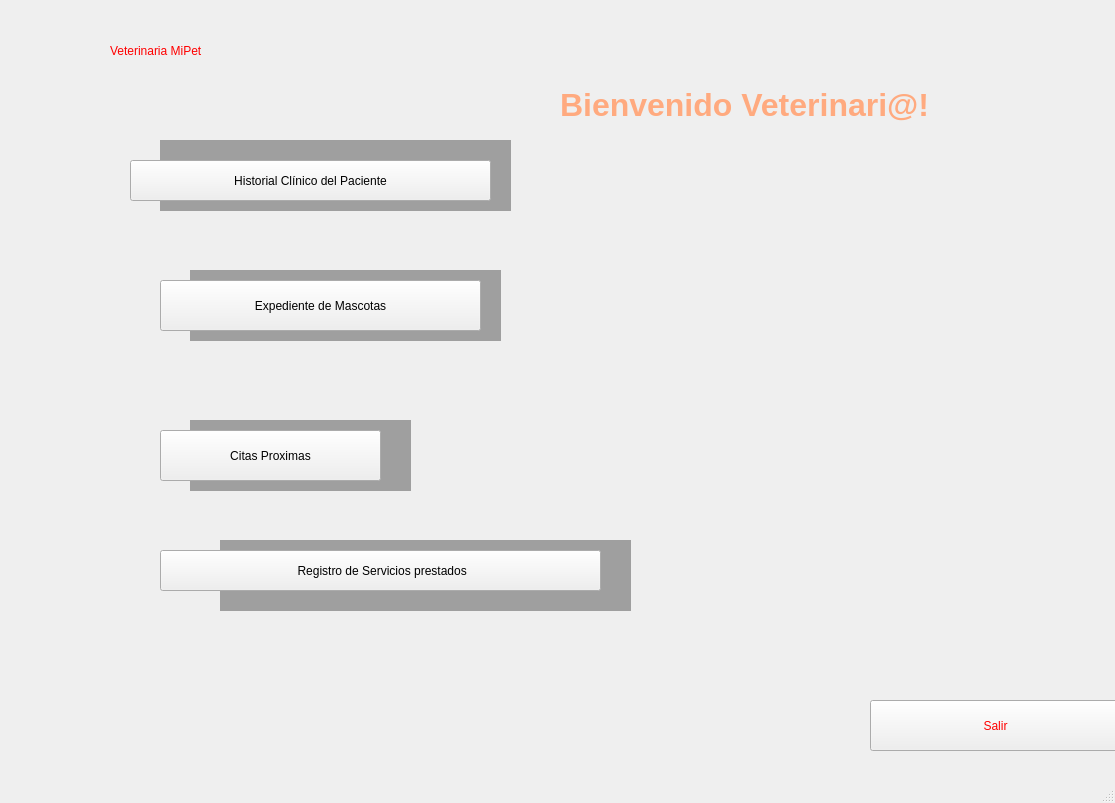
<?xml version="1.0" encoding="UTF-8"?>
<ui version="4.0">
 <class>MainWindow</class>
 <widget class="QMainWindow" name="MainWindow">
  <property name="enabled">
   <bool>true</bool>
  </property>
  <property name="geometry">
   <rect>
    <x>0</x>
    <y>0</y>
    <width>1115</width>
    <height>803</height>
   </rect>
  </property>
  <property name="windowTitle">
   <string>MainWindow</string>
  </property>
  <property name="styleSheet">
   <string notr="true">QWidget#centralwidget{background-color: qlineargradient(spread:pad, x1:0.239, y1:0.295455, x2:1, y2:1, stop:0.308458 rgba(26, 72, 91, 255), stop:1 rgba(255, 255, 255, 255))};
</string>
  </property>
  <property name="animated">
   <bool>true</bool>
  </property>
  <widget class="QWidget" name="centralwidget">
   <widget class="QLabel" name="label">
    <property name="geometry">
     <rect>
      <x>110</x>
      <y>0</y>
      <width>561</width>
      <height>101</height>
     </rect>
    </property>
    <property name="styleSheet">
     <string notr="true">font: 36pt &quot;MS Shell Dlg 2&quot;;
color:red;</string>
    </property>
    <property name="text">
     <string>Veterinaria MiPet</string>
    </property>
   </widget>
   <widget class="QLabel" name="label_6">
    <property name="geometry">
     <rect>
      <x>-40</x>
      <y>0</y>
      <width>181</width>
      <height>111</height>
     </rect>
    </property>
    <property name="styleSheet">
     <string notr="true">image: url(:/login/Imagen2.jpg)</string>
    </property>
    <property name="text">
     <string/>
    </property>
   </widget>
   <widget class="QPushButton" name="pushButton_2">
    <property name="geometry">
     <rect>
      <x>130</x>
      <y>160</y>
      <width>361</width>
      <height>41</height>
     </rect>
    </property>
    <property name="styleSheet">
     <string notr="true">font: 16pt &quot;MS Shell Dlg 2&quot;;</string>
    </property>
    <property name="text">
     <string>Historial Clínico del Paciente</string>
    </property>
   </widget>
   <widget class="QPushButton" name="pushButton_3">
    <property name="geometry">
     <rect>
      <x>160</x>
      <y>430</y>
      <width>221</width>
      <height>51</height>
     </rect>
    </property>
    <property name="styleSheet">
     <string notr="true">font: 16pt &quot;MS Shell Dlg 2&quot;;</string>
    </property>
    <property name="text">
     <string>Citas Proximas</string>
    </property>
   </widget>
   <widget class="QPushButton" name="pushButton_5">
    <property name="geometry">
     <rect>
      <x>870</x>
      <y>700</y>
      <width>251</width>
      <height>51</height>
     </rect>
    </property>
    <property name="styleSheet">
     <string notr="true">font: 16pt &quot;MS Shell Dlg 2&quot;;
color: red;</string>
    </property>
    <property name="text">
     <string>Salir</string>
    </property>
   </widget>
   <widget class="QPushButton" name="pushButton_6">
    <property name="geometry">
     <rect>
      <x>160</x>
      <y>280</y>
      <width>321</width>
      <height>51</height>
     </rect>
    </property>
    <property name="styleSheet">
     <string notr="true">font: 16pt &quot;MS Shell Dlg 2&quot;;</string>
    </property>
    <property name="text">
     <string>Expediente de Mascotas</string>
    </property>
   </widget>
   <widget class="QPushButton" name="pushButton_7">
    <property name="geometry">
     <rect>
      <x>160</x>
      <y>550</y>
      <width>441</width>
      <height>41</height>
     </rect>
    </property>
    <property name="styleSheet">
     <string notr="true">font: 16pt &quot;MS Shell Dlg 2&quot;;</string>
    </property>
    <property name="text">
     <string> Registro de Servicios prestados</string>
    </property>
   </widget>
   <widget class="QLabel" name="label_3">
    <property name="geometry">
     <rect>
      <x>20</x>
      <y>120</y>
      <width>121</width>
      <height>111</height>
     </rect>
    </property>
    <property name="styleSheet">
     <string notr="true">image: url(:/login/Imagen3.png)</string>
    </property>
    <property name="text">
     <string/>
    </property>
   </widget>
   <widget class="QLabel" name="label_5">
    <property name="geometry">
     <rect>
      <x>-70</x>
      <y>190</y>
      <width>391</width>
      <height>261</height>
     </rect>
    </property>
    <property name="styleSheet">
     <string notr="true">image: url(:/login/Imagen 6.png)

</string>
    </property>
    <property name="text">
     <string/>
    </property>
   </widget>
   <widget class="QLabel" name="label_8">
    <property name="geometry">
     <rect>
      <x>30</x>
      <y>510</y>
      <width>121</width>
      <height>111</height>
     </rect>
    </property>
    <property name="styleSheet">
     <string notr="true">image:  url(:/login/Imagen1.png)</string>
    </property>
    <property name="text">
     <string/>
    </property>
   </widget>
   <widget class="QLabel" name="label_10">
    <property name="geometry">
     <rect>
      <x>10</x>
      <y>390</y>
      <width>161</width>
      <height>101</height>
     </rect>
    </property>
    <property name="styleSheet">
     <string notr="true">image: url(:/login/Imagen8.png)</string>
    </property>
    <property name="text">
     <string/>
    </property>
   </widget>
   <widget class="QLabel" name="label_2">
    <property name="geometry">
     <rect>
      <x>560</x>
      <y>80</y>
      <width>551</width>
      <height>51</height>
     </rect>
    </property>
    <property name="text">
     <string>&lt;html&gt;&lt;head/&gt;&lt;body&gt;&lt;p&gt;&lt;span style=&quot; font-size:24pt; font-weight:600; color:#ffaa7f;&quot;&gt;Bienvenido Veterinari@!&lt;/span&gt;&lt;/p&gt;&lt;/body&gt;&lt;/html&gt;</string>
    </property>
   </widget>
   <widget class="QMdiArea" name="mdiArea_4">
    <property name="geometry">
     <rect>
      <x>160</x>
      <y>140</y>
      <width>351</width>
      <height>71</height>
     </rect>
    </property>
   </widget>
   <widget class="QMdiArea" name="mdiArea_5">
    <property name="geometry">
     <rect>
      <x>190</x>
      <y>270</y>
      <width>311</width>
      <height>71</height>
     </rect>
    </property>
   </widget>
   <widget class="QMdiArea" name="mdiArea_6">
    <property name="geometry">
     <rect>
      <x>190</x>
      <y>420</y>
      <width>221</width>
      <height>71</height>
     </rect>
    </property>
   </widget>
   <widget class="QMdiArea" name="mdiArea_7">
    <property name="geometry">
     <rect>
      <x>220</x>
      <y>540</y>
      <width>411</width>
      <height>71</height>
     </rect>
    </property>
   </widget>
   <zorder>mdiArea_7</zorder>
   <zorder>mdiArea_6</zorder>
   <zorder>mdiArea_5</zorder>
   <zorder>mdiArea_4</zorder>
   <zorder>label</zorder>
   <zorder>label_6</zorder>
   <zorder>pushButton_2</zorder>
   <zorder>pushButton_3</zorder>
   <zorder>pushButton_5</zorder>
   <zorder>pushButton_6</zorder>
   <zorder>pushButton_7</zorder>
   <zorder>label_3</zorder>
   <zorder>label_5</zorder>
   <zorder>label_8</zorder>
   <zorder>label_10</zorder>
   <zorder>label_2</zorder>
  </widget>
  <widget class="QMenuBar" name="menubar">
   <property name="geometry">
    <rect>
     <x>0</x>
     <y>0</y>
     <width>1115</width>
     <height>26</height>
    </rect>
   </property>
  </widget>
  <widget class="QStatusBar" name="statusbar"/>
 </widget>
 <resources>
  <include location="Imagenes/Imagenes.qrc"/>
 </resources>
 <connections/>
</ui>
